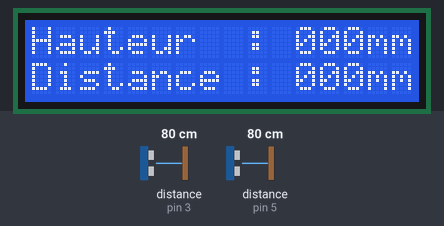
The program below on a simulated Arduino Uno, built with avr-gcc and run on an emulated ATmega328P. Parts: 16×2 character LCD. The test bench sets the inputs (shaded band); at power-on: distance to the obstacle (sensors on pin 3, pin 5) 80 cm.

Above: at 1.2 s.
1.3 s: distance to the obstacle (sensor on pin 3) set to 2 cm
At 2.5 s:
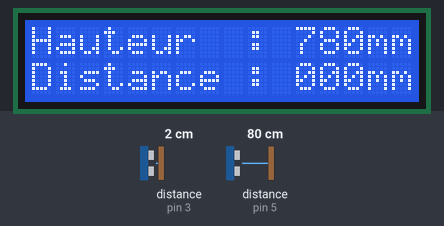
2.8 s: distance to the obstacle (sensor on pin 5) set to 2 cm
At 3.2 s:
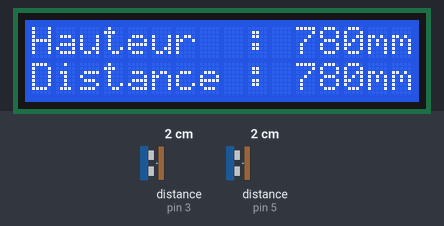
4.3 s: distance to the obstacle (sensor on pin 3) set to 4 cm
5.8 s: distance to the obstacle (sensor on pin 5) set to 4 cm
At 6.6 s:
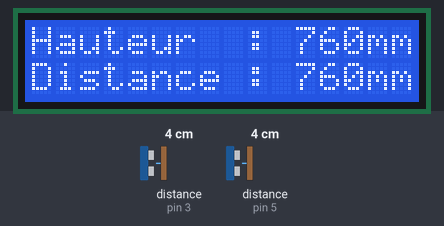
7.3 s: distance to the obstacle (sensor on pin 3) set to 9 cm
At 8.4 s:
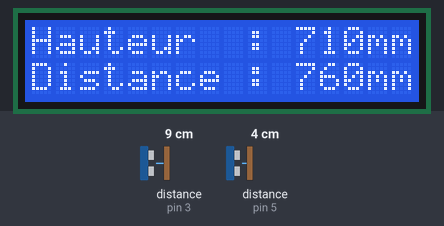
8.8 s: distance to the obstacle (sensor on pin 5) set to 9 cm
At 9.3 s:
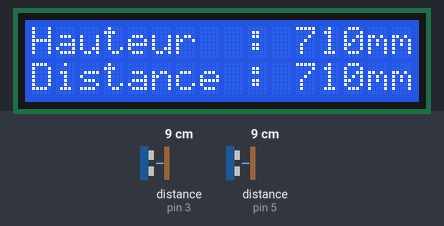
Timing chart, 0 to 11.3 s (numbered marks = the images above; inputs shaded):
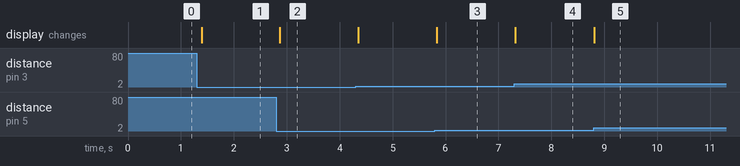

Measured:
- after the input at 1.3 s, the display: changes after 0.09 s (image 1)
- after the input at 2.8 s, the display: changes after 0.07 s (image 2)
- after the input at 5.8 s, the display: changes at once (image 3)
- after the input at 7.3 s, the display: changes at once (image 4)
- after the input at 8.8 s, the display: changes at once (image 5)

The program:

main.cpp
```cpp
#include <Arduino.h>
#include "Ultrasonic.h"
#include "LiquidCrystal.h"

Ultrasonic tall_sanic(2, 3);
Ultrasonic wide_sanic(4, 5);
LiquidCrystal lcd(7, 8, 9, 10, 11, 12);

static int base_height;
static int base_travel;

int get_height(Ultrasonic &height_captor){
  return (height_captor.read()*10);
}

int get_travel_distance(Ultrasonic &travel_captor){
  return (travel_captor.read()*10);
}

int clamp(int value){
  if (value < 0) return 0;
  if (value > 999) return 999;
  return value;
}

void print3digits(int value, int col, int row){
  lcd.setCursor(col, row);
  value = clamp(value);
  lcd.print(value / 100);
  lcd.print((value % 100) / 10);
  lcd.print(value % 10);
}

void setup()
{
  Serial.begin(9600);
  lcd.begin(16, 2);
  lcd.setCursor(0, 0);
  lcd.print("Hauteur  :    mm");
  lcd.setCursor(0, 1);
  lcd.print("Distance :    mm");
  base_height = get_height(tall_sanic);
  base_travel = get_travel_distance(wide_sanic);
}

void loop()
{
  print3digits(base_height-get_height(tall_sanic), 11, 0);
  print3digits(base_travel-get_travel_distance(wide_sanic), 11, 1);
  delay(75);
}
```
